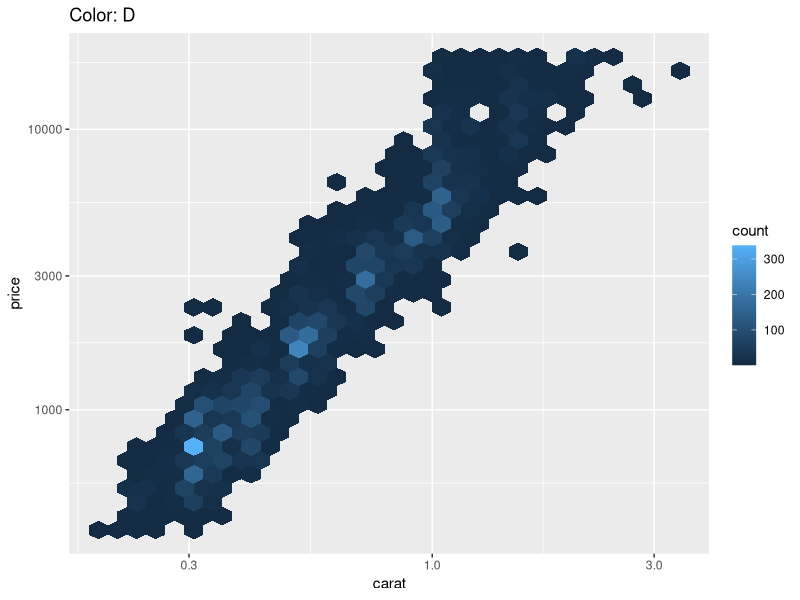
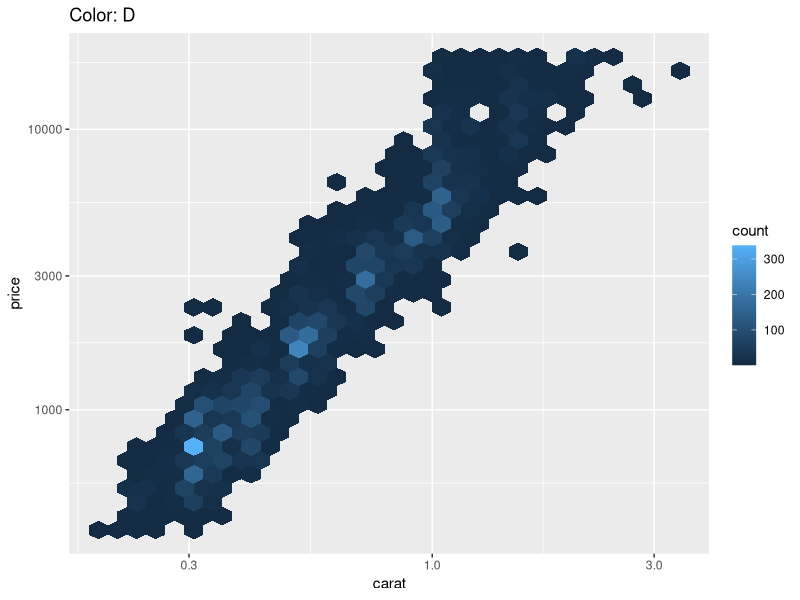
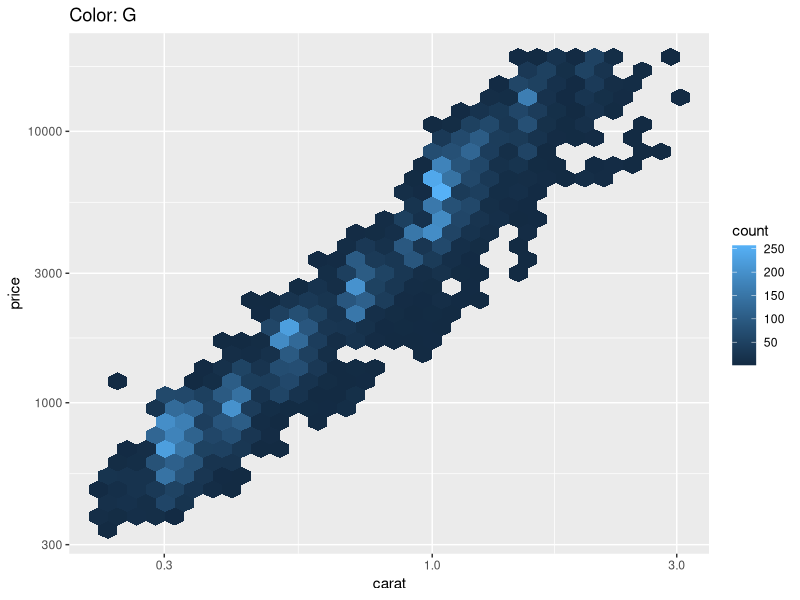
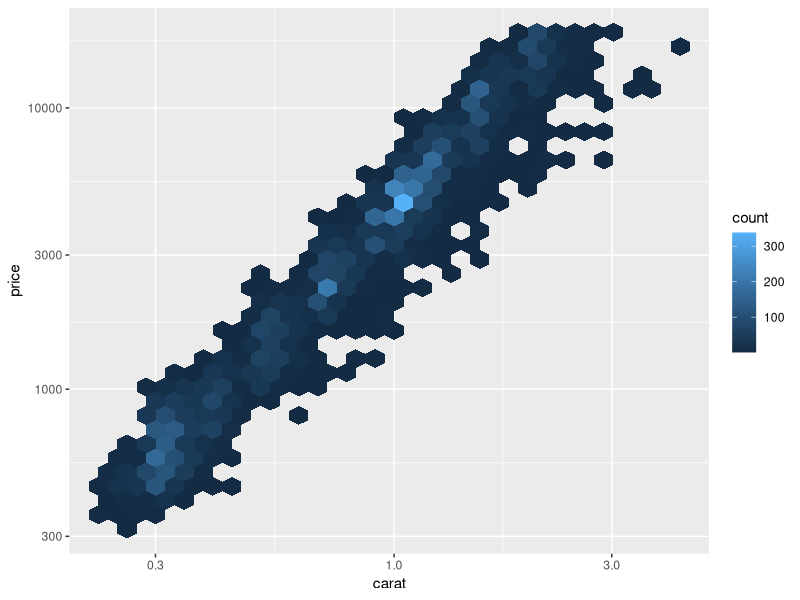
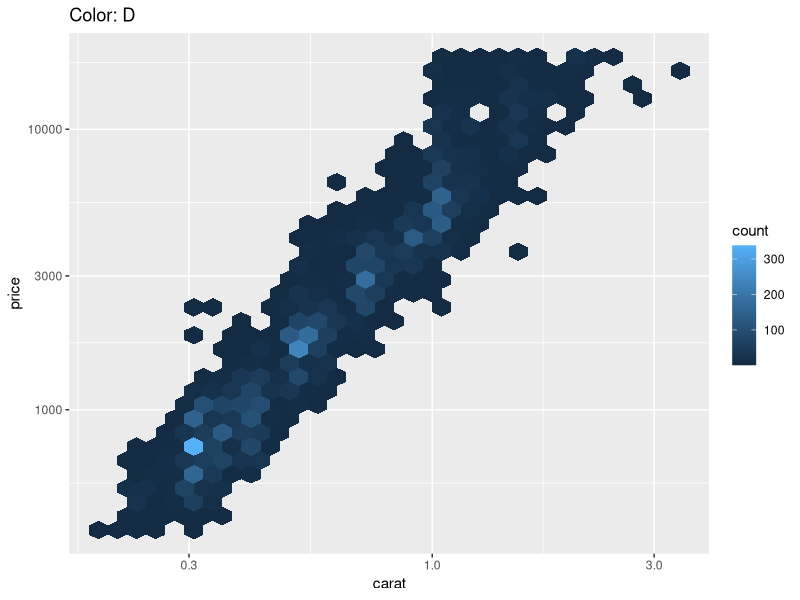
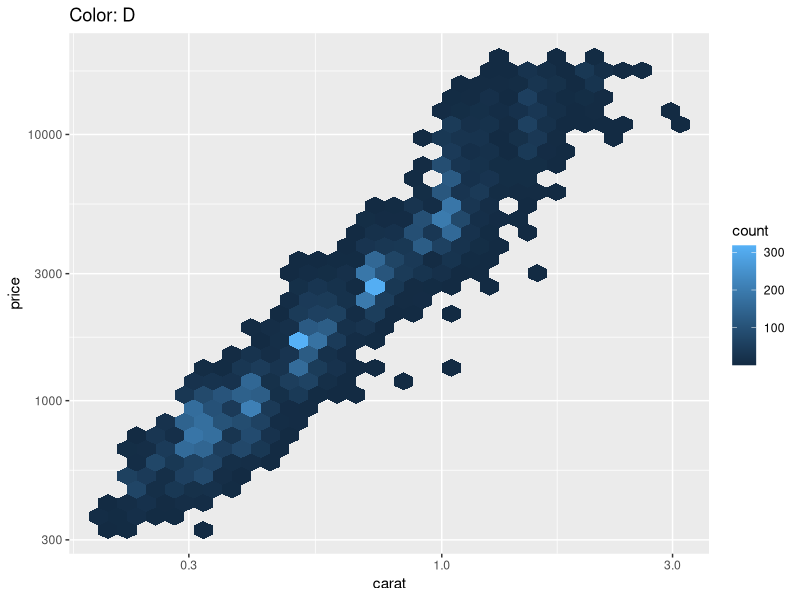
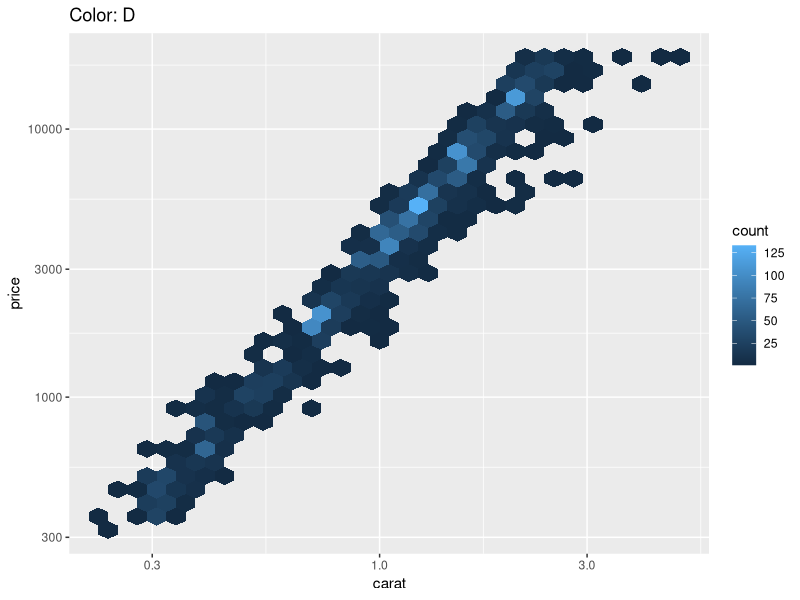
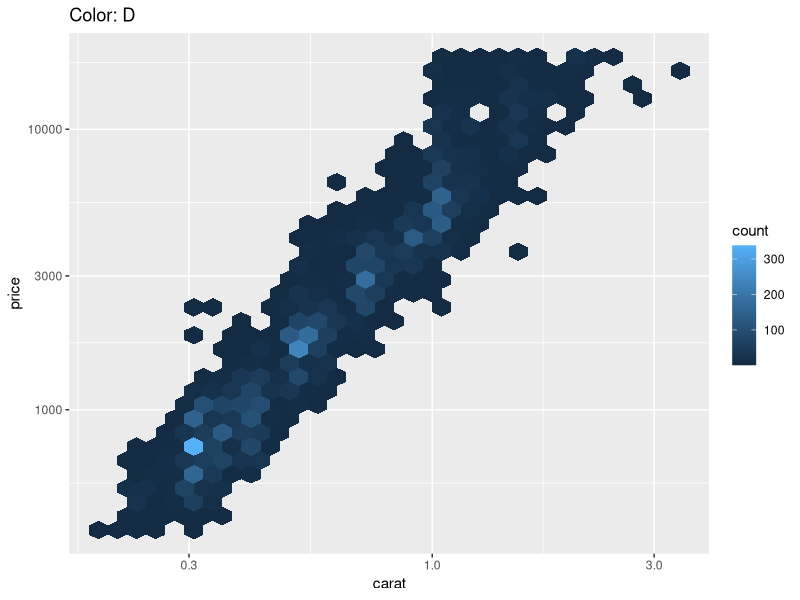

The R script that drew these images, in order: (Note: this script raises an error after producing the figures.)
library(tidyverse)

# Add title to plot -------------------------------------------------------

by_color <- diamonds %>% split(diamonds$color)
titles <- paste0("Color: ", names(by_color))

.x <- by_color[[1]]
.y <- titles[[1]]
ggplot(.x, aes(carat, price)) +
  geom_hex() +
  scale_x_log10() +
  scale_y_log10() +
  labs(title = .y)

# To make things a little clear let's make a function
my_plot <- function(data, title = NULL) {
  ggplot(data, aes(carat, price)) +
    geom_hex() +
    scale_x_log10() +
    scale_y_log10() +
    labs(title = title)
}

my_plot(.x, .y)
my_plot(by_color[[4]], titles[[4]])

plots <- map(by_color, my_plot)
plots[[5]]

plots <- map(by_color, my_plot, title = titles)
plots[[1]]
plots[[2]]
plots[[7]]

plots <- map2(by_color, titles, my_plot)
plots[[1]]
plots[[2]]
plots[[7]]


# Cheat a little
my_plot <- function(data, title = NULL) {
  ggplot(data, aes(carat, price)) +
    geom_hex() +
    scale_x_log10(limits = c(0.2, 5), breaks = c(0.1, 0.2, 0.5, 1, 2, 5)) +
    scale_y_log10(limits = c(300, 19000)) +
    scale_fill_gradient(limits = c(0, 350)) +
    labs(title = title)
}
plots <- map2(by_color, titles, my_plot)
plots[[1]]

# Save to disk ------------------------------------------------------------

paths <- paste0("plots/color-", names(by_color), ".pdf")

# Solve for one
ggsave(paths[[1]], plots[[1]], width = 6, height = 6)

map2(paths, plots, ggsave, width = 6, height = 6)

# Why do we care about the output?
walk2(paths, plots, ggsave, width = 6, height = 6)



# If we want to see all the plots, we need to print them
# Here we only care about the side-effect, not the result, so
# we use walk(), not map()
walk(plots, plot)

# But let's say we want to save them.
# First, we'll need to work out the file names

# Again we solve the problem for one case: but now we need _two_ inputs
# so we'll assign .x and .y
.x <- paths[[1]]
.y <- plots[[1]]
ggsave(.x, .y, width = 6, height = 6)

# This has two inputs, so we need a map2(), and since we'll calling ggsave()
# for its side-effect, not it's value, we need walk2()

walk2(paths, plots, ~ggsave(.x, .y, width = 6, height = 6))


walk2(paths, plots, ggsave, width = 6, height = 6) # SHORTCUT

# Would be nice to add a title to each image: that means our build_plot()
# function needs another argument, title. (I've also tweaked the scales so
# that every plot has consistent limits.)
build_plot <- function(df, title) {
  ggplot(df, aes(carat, price)) +
    geom_hex() +
    scale_x_log10(limits = c(0.2, 5), breaks = c(0.1, 0.2, 0.5, 1, 2, 5)) +
    scale_y_log10(limits = c(300, 19000)) +
    scale_fill_gradient(limits = c(0, 350)) +
    ggtitle(title)
}
build_plot(by_color[[1]], "This is my title")

# And we also need a vector of titles
titles <- paste0("Colour: ", names(by_color))

# Now we can make a list of plots again, and then save them to disk
plots <- map2(by_color, titles, build_plot)
walk2(paths, plots, ggsave, width = 6, height = 6)


# -------------------------------------------------------------------------

# Code like this should make you nervous:
by_color <- diamonds %>% split(diamonds$color)
titles <- paste0("Color: ", names(by_color))
# What happens if color isn't a character vector?
# What happens if you split by more than one variable?

by_color_cut <- diamonds %>% split(list(diamonds$color, diamonds$cut))
names(by_color_cut)


# I think it's better to keep it in a dataframe:
colour_plots <- diamonds %>%
  group_by(color) %>%
  nest() %>%
  mutate(
    title = paste0("Color: ", color),
    path =  paste0("plots/color-", color, ".pdf")
  )
colour_plots

# Can also use list-column to store plots
colour_plots %>%
  mutate(plot = map2(by_color, titles, my_plot))


